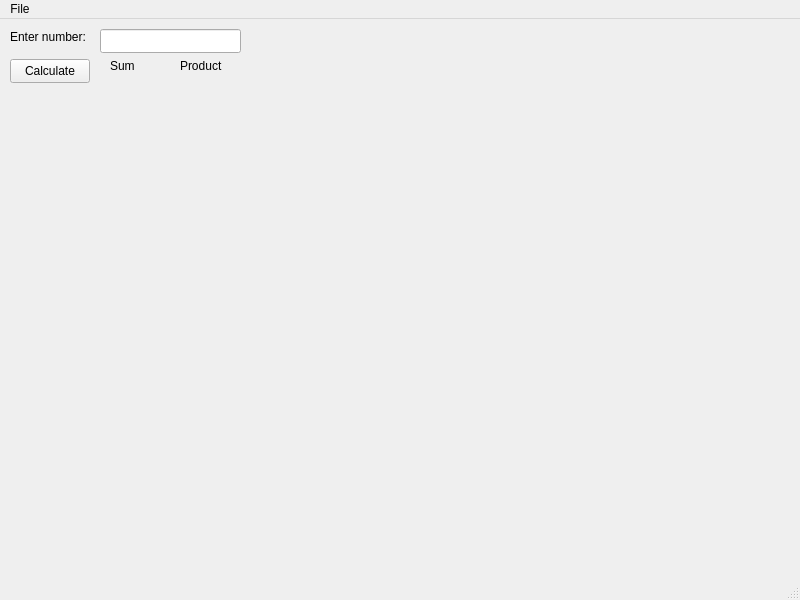
<?xml version="1.0" encoding="UTF-8"?>
<ui version="4.0">
 <class>MainWindow</class>
 <widget class="QMainWindow" name="MainWindow">
  <property name="geometry">
   <rect>
    <x>0</x>
    <y>0</y>
    <width>800</width>
    <height>600</height>
   </rect>
  </property>
  <property name="windowTitle">
   <string>MainWindow</string>
  </property>
  <widget class="QWidget" name="centralwidget">
   <widget class="QLineEdit" name="value">
    <property name="geometry">
     <rect>
      <x>100</x>
      <y>10</y>
      <width>141</width>
      <height>24</height>
     </rect>
    </property>
   </widget>
   <widget class="QLabel" name="label">
    <property name="geometry">
     <rect>
      <x>10</x>
      <y>10</y>
      <width>81</width>
      <height>16</height>
     </rect>
    </property>
    <property name="text">
     <string>Enter number:</string>
    </property>
   </widget>
   <widget class="QPushButton" name="calculate">
    <property name="geometry">
     <rect>
      <x>10</x>
      <y>40</y>
      <width>80</width>
      <height>24</height>
     </rect>
    </property>
    <property name="text">
     <string>Calculate</string>
    </property>
   </widget>
   <widget class="QLabel" name="label_2">
    <property name="geometry">
     <rect>
      <x>110</x>
      <y>40</y>
      <width>52</width>
      <height>14</height>
     </rect>
    </property>
    <property name="text">
     <string>Sum</string>
    </property>
   </widget>
   <widget class="QLabel" name="label_3">
    <property name="geometry">
     <rect>
      <x>180</x>
      <y>40</y>
      <width>52</width>
      <height>14</height>
     </rect>
    </property>
    <property name="text">
     <string>Product</string>
    </property>
   </widget>
   <widget class="QLabel" name="sum">
    <property name="geometry">
     <rect>
      <x>110</x>
      <y>60</y>
      <width>52</width>
      <height>14</height>
     </rect>
    </property>
    <property name="text">
     <string/>
    </property>
   </widget>
   <widget class="QLabel" name="mult">
    <property name="geometry">
     <rect>
      <x>180</x>
      <y>60</y>
      <width>52</width>
      <height>14</height>
     </rect>
    </property>
    <property name="text">
     <string/>
    </property>
   </widget>
  </widget>
  <widget class="QMenuBar" name="menubar">
   <property name="geometry">
    <rect>
     <x>0</x>
     <y>0</y>
     <width>800</width>
     <height>22</height>
    </rect>
   </property>
   <widget class="QMenu" name="menuFile">
    <property name="title">
     <string>File</string>
    </property>
    <addaction name="open"/>
    <addaction name="save"/>
   </widget>
   <addaction name="menuFile"/>
  </widget>
  <widget class="QStatusBar" name="statusbar"/>
  <action name="open">
   <property name="icon">
    <iconset theme="QIcon::ThemeIcon::DocumentOpen"/>
   </property>
   <property name="text">
    <string>Open</string>
   </property>
   <property name="menuRole">
    <enum>QAction::MenuRole::NoRole</enum>
   </property>
  </action>
  <action name="save">
   <property name="icon">
    <iconset theme="QIcon::ThemeIcon::DocumentSave"/>
   </property>
   <property name="text">
    <string>Save</string>
   </property>
   <property name="menuRole">
    <enum>QAction::MenuRole::NoRole</enum>
   </property>
  </action>
 </widget>
 <resources/>
 <connections/>
</ui>
